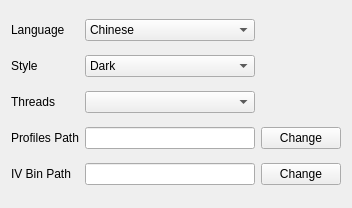
<?xml version="1.0" encoding="UTF-8"?>
<ui version="4.0">
 <class>Settings</class>
 <widget class="QWidget" name="Settings">
  <property name="geometry">
   <rect>
    <x>0</x>
    <y>0</y>
    <width>352</width>
    <height>208</height>
   </rect>
  </property>
  <property name="windowTitle">
   <string>Settings</string>
  </property>
  <layout class="QGridLayout" name="gridLayout">
   <item row="0" column="0">
    <widget class="QLabel" name="labelLanguage">
     <property name="text">
      <string>Language</string>
     </property>
    </widget>
   </item>
   <item row="0" column="1">
    <widget class="QComboBox" name="comboBoxLanguage">
     <item>
      <property name="text">
       <string>Chinese</string>
      </property>
     </item>
     <item>
      <property name="text">
       <string>English</string>
      </property>
     </item>
     <item>
      <property name="text">
       <string>French</string>
      </property>
     </item>
     <item>
      <property name="text">
       <string>German</string>
      </property>
     </item>
     <item>
      <property name="text">
       <string>Italian</string>
      </property>
     </item>
     <item>
      <property name="text">
       <string>Japanese</string>
      </property>
     </item>
     <item>
      <property name="text">
       <string>Korean</string>
      </property>
     </item>
     <item>
      <property name="text">
       <string>Spanish</string>
      </property>
     </item>
    </widget>
   </item>
   <item row="1" column="0">
    <widget class="QLabel" name="labelStyle">
     <property name="text">
      <string>Style</string>
     </property>
    </widget>
   </item>
   <item row="1" column="1">
    <widget class="QComboBox" name="comboBoxStyle">
     <item>
      <property name="text">
       <string>Dark</string>
      </property>
     </item>
     <item>
      <property name="text">
       <string>Light</string>
      </property>
     </item>
    </widget>
   </item>
   <item row="2" column="0">
    <widget class="QLabel" name="labelThreads">
     <property name="text">
      <string>Threads</string>
     </property>
    </widget>
   </item>
   <item row="2" column="1">
    <widget class="QComboBox" name="comboBoxThreads"/>
   </item>
   <item row="3" column="0">
    <widget class="QLabel" name="labelProfiles">
     <property name="text">
      <string>Profiles Path</string>
     </property>
    </widget>
   </item>
   <item row="3" column="1">
    <widget class="QLineEdit" name="lineEditProfiles">
     <property name="readOnly">
      <bool>true</bool>
     </property>
    </widget>
   </item>
   <item row="3" column="2">
    <widget class="QPushButton" name="pushButtonProfile">
     <property name="text">
      <string>Change</string>
     </property>
    </widget>
   </item>
   <item row="4" column="0">
    <widget class="QLabel" name="labelIVBin">
     <property name="text">
      <string>IV Bin Path</string>
     </property>
    </widget>
   </item>
   <item row="4" column="1">
    <widget class="QLineEdit" name="lineEditIVBin">
     <property name="readOnly">
      <bool>true</bool>
     </property>
    </widget>
   </item>
   <item row="4" column="2">
    <widget class="QPushButton" name="pushButtonIVBin">
     <property name="text">
      <string>Change</string>
     </property>
    </widget>
   </item>
  </layout>
 </widget>
 <resources/>
 <connections/>
</ui>
